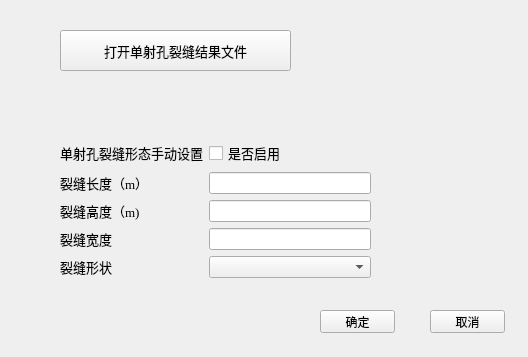
<?xml version="1.0" encoding="UTF-8"?>
<ui version="4.0">
 <class>Form</class>
 <widget class="QWidget" name="Form">
  <property name="geometry">
   <rect>
    <x>0</x>
    <y>0</y>
    <width>528</width>
    <height>357</height>
   </rect>
  </property>
  <property name="windowTitle">
   <string>单射孔裂缝形态设置</string>
  </property>
  <widget class="QPushButton" name="pushButton">
   <property name="geometry">
    <rect>
     <x>60</x>
     <y>30</y>
     <width>231</width>
     <height>41</height>
    </rect>
   </property>
   <property name="font">
    <font>
     <family>Agency FB</family>
     <pointsize>10</pointsize>
    </font>
   </property>
   <property name="text">
    <string>打开单射孔裂缝结果文件</string>
   </property>
  </widget>
  <widget class="QWidget" name="formLayoutWidget">
   <property name="geometry">
    <rect>
     <x>60</x>
     <y>140</y>
     <width>311</width>
     <height>150</height>
    </rect>
   </property>
   <layout class="QFormLayout" name="formLayout">
    <item row="0" column="0">
     <widget class="QLabel" name="label">
      <property name="font">
       <font>
        <family>Agency FB</family>
        <pointsize>10</pointsize>
       </font>
      </property>
      <property name="text">
       <string>单射孔裂缝形态手动设置</string>
      </property>
     </widget>
    </item>
    <item row="0" column="1">
     <widget class="QCheckBox" name="checkBox">
      <property name="font">
       <font>
        <family>Agency FB</family>
        <pointsize>10</pointsize>
       </font>
      </property>
      <property name="text">
       <string>是否启用</string>
      </property>
     </widget>
    </item>
    <item row="1" column="0">
     <widget class="QLabel" name="mLabel">
      <property name="font">
       <font>
        <family>Times New Roman</family>
        <pointsize>10</pointsize>
       </font>
      </property>
      <property name="text">
       <string>裂缝长度（m）</string>
      </property>
     </widget>
    </item>
    <item row="1" column="1">
     <widget class="QLineEdit" name="mLineEdit"/>
    </item>
    <item row="2" column="0">
     <widget class="QLabel" name="Label">
      <property name="font">
       <font>
        <family>Times New Roman</family>
        <pointsize>10</pointsize>
       </font>
      </property>
      <property name="text">
       <string>裂缝高度（m)</string>
      </property>
     </widget>
    </item>
    <item row="2" column="1">
     <widget class="QLineEdit" name="LineEdit"/>
    </item>
    <item row="3" column="0">
     <widget class="QLabel" name="Label_2">
      <property name="font">
       <font>
        <family>Agency FB</family>
        <pointsize>10</pointsize>
       </font>
      </property>
      <property name="text">
       <string>裂缝宽度</string>
      </property>
     </widget>
    </item>
    <item row="3" column="1">
     <widget class="QLineEdit" name="LineEdit_2"/>
    </item>
    <item row="4" column="0">
     <widget class="QLabel" name="Label_3">
      <property name="font">
       <font>
        <family>Agency FB</family>
        <pointsize>10</pointsize>
       </font>
      </property>
      <property name="text">
       <string>裂缝形状</string>
      </property>
     </widget>
    </item>
    <item row="4" column="1">
     <widget class="QComboBox" name="comboBox"/>
    </item>
   </layout>
  </widget>
  <widget class="QPushButton" name="pushButton_2">
   <property name="geometry">
    <rect>
     <x>320</x>
     <y>310</y>
     <width>75</width>
     <height>23</height>
    </rect>
   </property>
   <property name="text">
    <string>确定</string>
   </property>
  </widget>
  <widget class="QPushButton" name="pushButton_3">
   <property name="geometry">
    <rect>
     <x>430</x>
     <y>310</y>
     <width>75</width>
     <height>23</height>
    </rect>
   </property>
   <property name="text">
    <string>取消</string>
   </property>
  </widget>
 </widget>
 <resources/>
 <connections>
  <connection>
   <sender>pushButton_3</sender>
   <signal>clicked()</signal>
   <receiver>mLineEdit</receiver>
   <slot>clear()</slot>
   <hints>
    <hint type="sourcelabel">
     <x>476</x>
     <y>320</y>
    </hint>
    <hint type="destinationlabel">
     <x>356</x>
     <y>171</y>
    </hint>
   </hints>
  </connection>
  <connection>
   <sender>pushButton_3</sender>
   <signal>clicked()</signal>
   <receiver>LineEdit</receiver>
   <slot>clear()</slot>
   <hints>
    <hint type="sourcelabel">
     <x>442</x>
     <y>321</y>
    </hint>
    <hint type="destinationlabel">
     <x>356</x>
     <y>198</y>
    </hint>
   </hints>
  </connection>
  <connection>
   <sender>pushButton_3</sender>
   <signal>clicked()</signal>
   <receiver>LineEdit_2</receiver>
   <slot>clear()</slot>
   <hints>
    <hint type="sourcelabel">
     <x>458</x>
     <y>320</y>
    </hint>
    <hint type="destinationlabel">
     <x>363</x>
     <y>236</y>
    </hint>
   </hints>
  </connection>
 </connections>
</ui>
